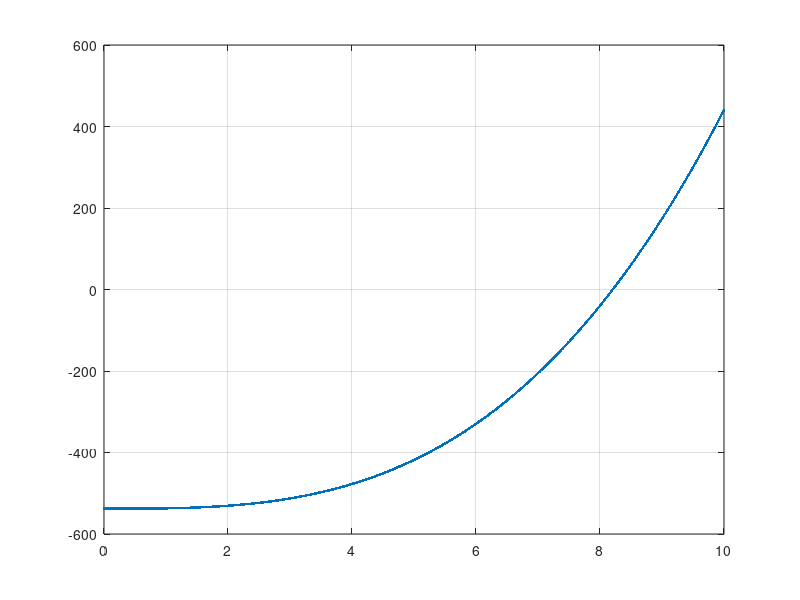

This chart was generated by the following MATLAB code:
%
% Modelo mec1
clear

S = 454.5 % mm^2 
D = 27.72 % mm
E = 7000 % kg / mm^2 
alpha = 19.3E-6
Q_R = 12426 % kg
P_c = 1.5209 % kg / m
a = 250
CS = 3

peso_volumetrico_hielo = 750 % daN / m^3 
p_h = 0.18 * sqrt(D); % daN / m
S_hielo = p_h / (peso_volumetrico_hielo) * 1e6

D_h = 2 * sqrt(S_hielo/pi + (D/2)^2)

p_v_h = 50*(60/120)^2*D_h *1e-3

p_a_h_v = sqrt((P_c + p_h)^2 + p_v_h^2 )

t_1 = Q_R / CS / S

q = 50 * (120/120)^2 * D * 1e-3
p_a_v = sqrt(P_c^2 + q^2)

% t2^2 * ( t2 - k1 ) = k2

%% hielo
p_2 = P_c + p_h
p_1 = p_a_h_v

theta_1 = -15
theta_2 = 0

K = t_1 - a^2*p_1^2*E / (24*S^2*t_1^2)
k1 = K - alpha*E*(theta_2 - theta_1) 
k2 = a^2 * p_2^2 * E / (24 * S^2)

% barrido
t2 = 0:.01:10;
y = t2.^2 .* ( t2 - k1) - k2;
plot(t2, y, '.-')
grid on
% ylim([-10 10])

t2 = 5
fprintf('Iter 0 %f\n', t2);

t2 = sqrt(k2 / ( t2 - k1 ));
fprintf('Iter 1 %f\n', t2);

t2 = sqrt(k2 / ( t2 - k1 ));
fprintf('Iter 2 %f\n', t2);

t2 = sqrt(k2 / ( t2 - k1 ));
fprintf('Iter 3 %f\n', t2);

t2 = sqrt(k2 / ( t2 - k1 ));
fprintf('Iter 4 %f\n', t2);

t2 = sqrt(k2 / ( t2 - k1 ));
fprintf('Iter 5 %f\n', t2);

t2 = sqrt(k2 / ( t2 - k1 ));
fprintf('Iter 6 %.2f\n', t2);


% flecha
flecha = p_2 * a * a / (8 * S * t2);
fprintf('flecha %.2f\n', flecha);

%